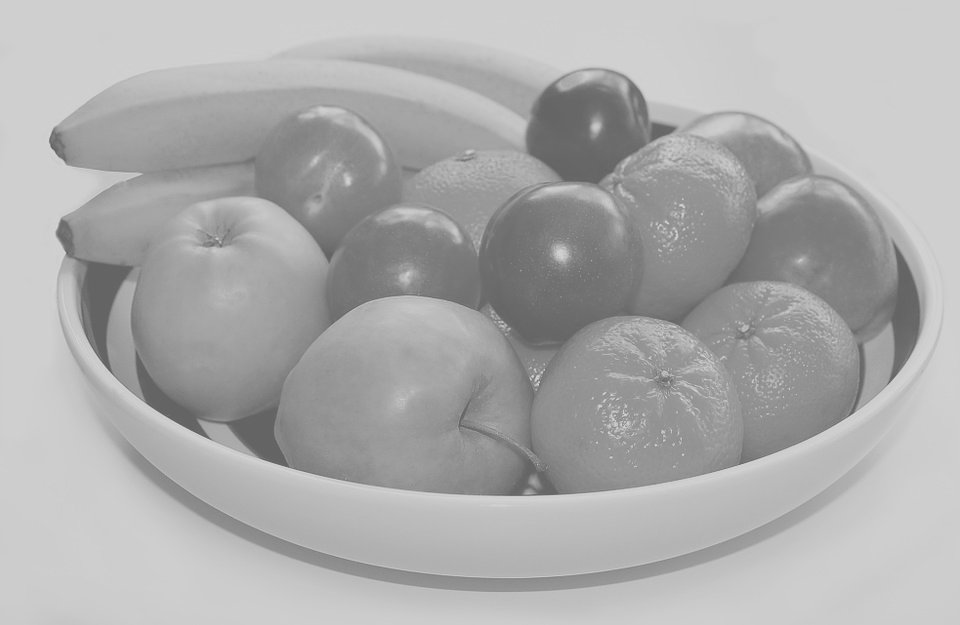
#> input picture week_6/brightened.png, 960 x 625 px
$ python color_stretch.py
#> lines starting #> are read from the running program, lines starting #| are printed output that depends on the picture
from PIL import Image
import numpy as np

im = Image.open("brightened.png")
#> im is the input picture: PIL image 960x625 L; min 100, max 209, mean 172.5
pix = np.array(im)

shift = np.min(pix)    # make sure the lowest number is 0
#> shift = 100
scale = 255 / (np.max(pix) - np.min(pix))     # and the highest will be 255
#> scale = 2.34

# create a new list for the new image
new_pix = []
for row in pix:
    new_row = []
    for pixel in row:
        new_row.append((pixel - shift) * scale)
    new_pix.append(new_row)
#> after the loop, new_pix = 625 items

new_pix = np.array(new_pix).astype('uint8')
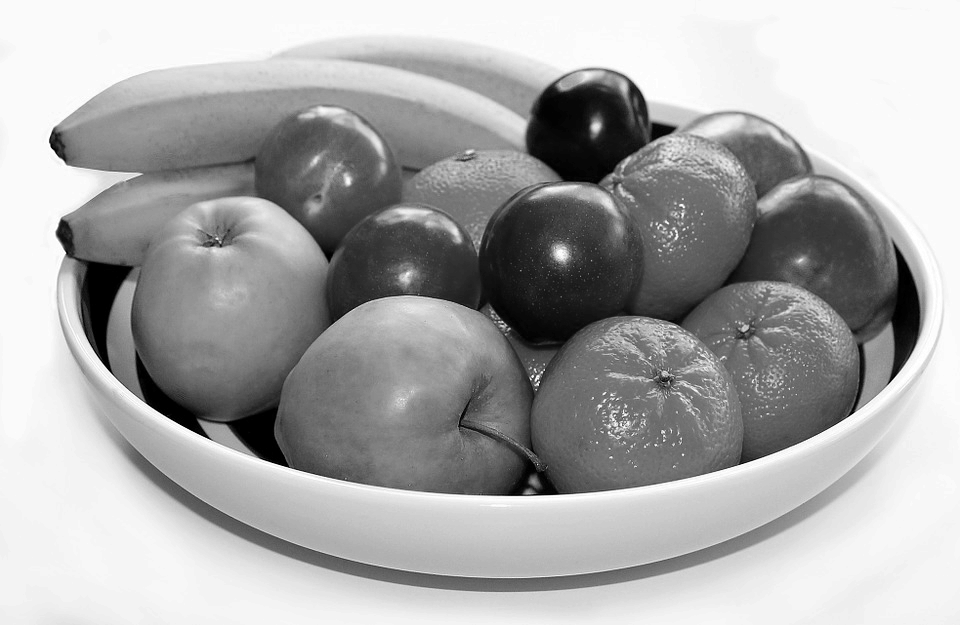
#> new_pix: shape (625, 960); min 0, max 255, mean 169.2
im2 = Image.fromarray(new_pix)
# show the new image
im2.show()
